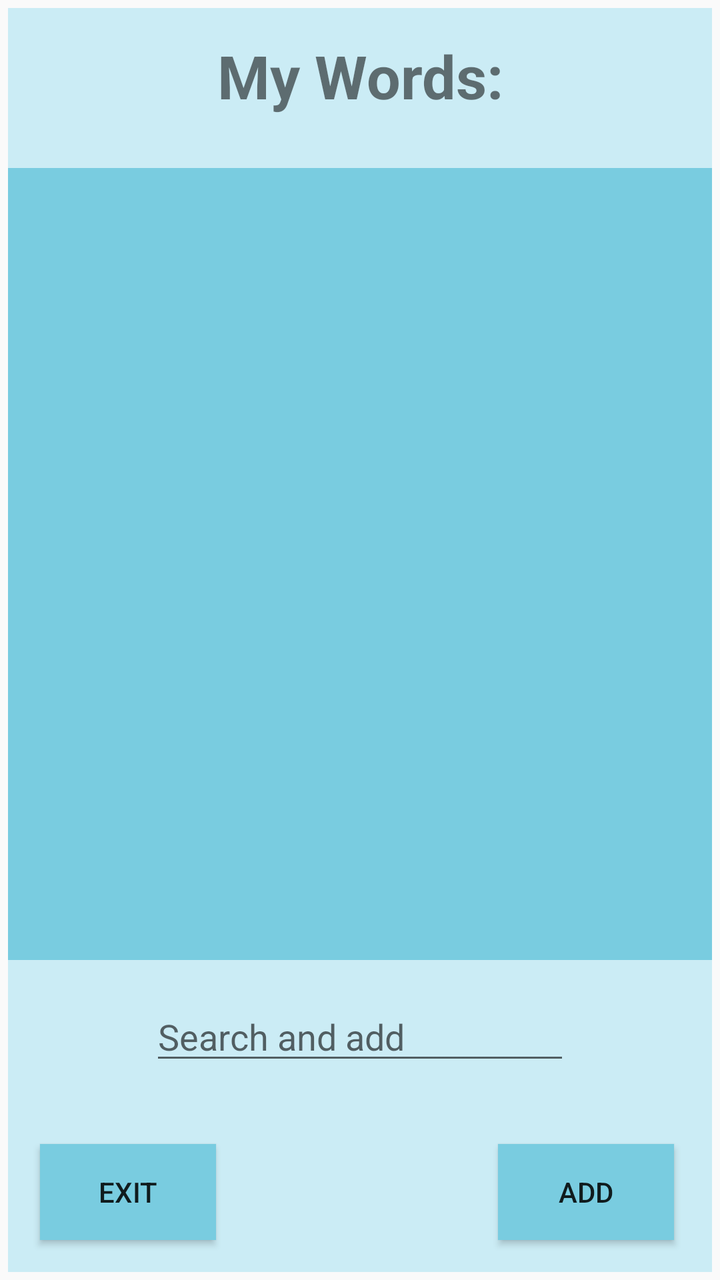
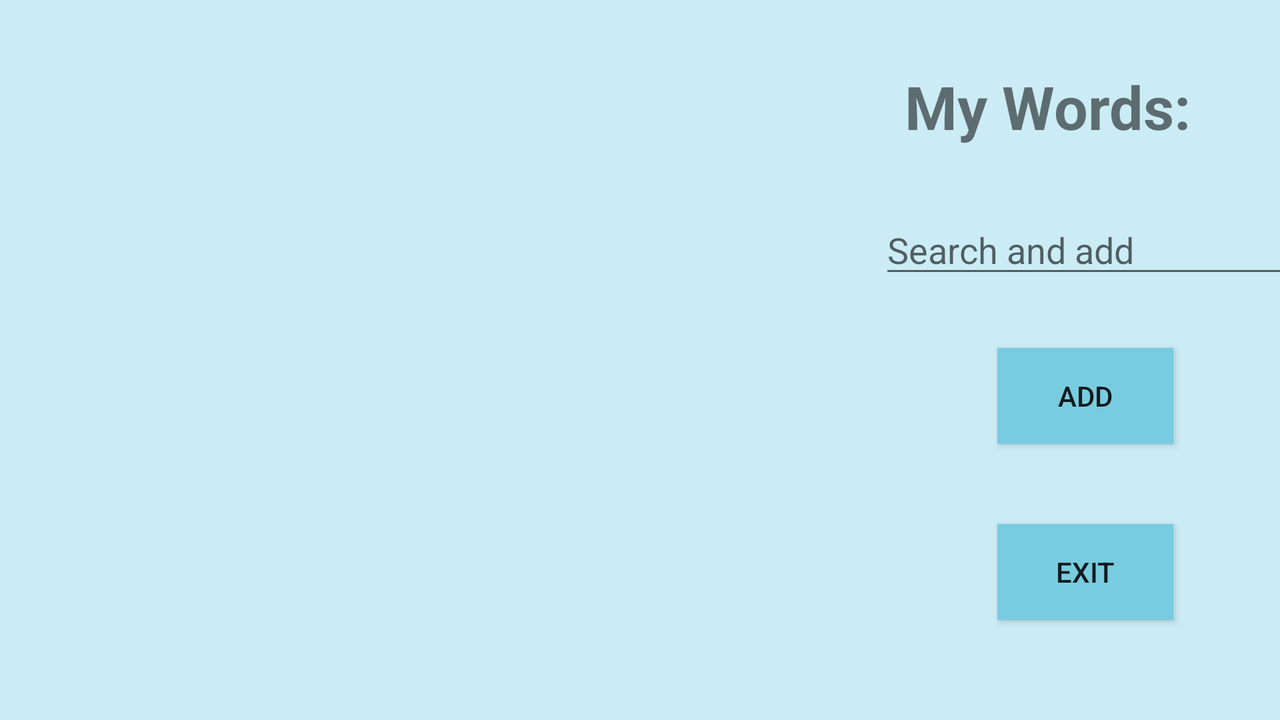

Compare how this app lays out the same screen by default and in its alternative resource folder. The renders come first, then the two layout files and the values they reference.
<!-- AndroidManifest.xml: application theme AppTheme -->
<!-- res/layout/activity_list.xml -->
<?xml version="1.0" encoding="utf-8"?>
<androidx.constraintlayout.widget.ConstraintLayout xmlns:android="http://schemas.android.com/apk/res/android"
    xmlns:app="http://schemas.android.com/apk/res-auto"
    xmlns:tools="http://schemas.android.com/tools"
    android:layout_width="match_parent"
    android:layout_height="match_parent"
    tools:context=".activities.ListActivity"
    android:background="@color/colorBackground"
    android:layout_margin="4dp" >

    <TextView
        android:id="@+id/txtListTitle"
        android:layout_width="wrap_content"
        android:layout_height="wrap_content"
        android:layout_alignParentTop="true"
        android:layout_centerHorizontal="true"
        android:layout_marginBottom="16dp"
        android:text="@string/my_words"
        android:textSize="30sp"
        android:textStyle="bold"
        app:layout_constraintBottom_toTopOf="@+id/recyclerView"
        app:layout_constraintEnd_toEndOf="parent"
        app:layout_constraintStart_toStartOf="parent"
        app:layout_constraintTop_toTopOf="parent"
        app:layout_constraintVertical_bias="0.581" />

    <androidx.recyclerview.widget.RecyclerView
        android:id="@+id/recyclerView"
        android:layout_width="393dp"
        android:layout_height="396dp"
        android:layout_marginTop="80dp"
        android:background="@color/colorBtn"
        android:padding="4dp"
        android:scrollbars="vertical"
        app:layout_constraintEnd_toEndOf="parent"
        app:layout_constraintStart_toStartOf="parent"
        app:layout_constraintTop_toTopOf="parent"
        tools:listitem="@layout/wordlearner_item" />

    <Button
        android:id="@+id/exitBtn"
        android:layout_width="wrap_content"
        android:layout_height="wrap_content"
        android:layout_alignParentStart="true"
        android:layout_alignParentBottom="true"
        android:layout_marginStart="16dp"
        android:layout_marginBottom="16dp"
        android:background="@color/colorBtn"
        android:text="@string/exit"
        app:layout_constraintBottom_toBottomOf="parent"
        app:layout_constraintStart_toStartOf="parent" />

    <Button
        android:id="@+id/addBtn"
        android:layout_width="wrap_content"
        android:layout_height="wrap_content"
        android:layout_alignParentStart="true"
        android:layout_alignParentBottom="true"
        android:layout_marginBottom="16dp"
        android:background="@color/colorBtn"
        android:text="@string/add"
        app:layout_constraintBottom_toBottomOf="parent"
        app:layout_constraintEnd_toEndOf="parent"
        app:layout_constraintHorizontal_bias="0.881"
        app:layout_constraintStart_toEndOf="@+id/exitBtn" />

    <EditText
        android:id="@+id/searchTxt"
        android:layout_width="wrap_content"
        android:layout_height="wrap_content"
        android:layout_marginTop="16dp"
        android:ems="10"
        android:inputType="textPersonName"
        android:hint="Search and add"
        app:layout_constraintBottom_toTopOf="@+id/exitBtn"
        app:layout_constraintEnd_toEndOf="parent"
        app:layout_constraintStart_toStartOf="parent"
        app:layout_constraintTop_toBottomOf="@+id/recyclerView"
        app:layout_constraintVertical_bias="0.0" />

</androidx.constraintlayout.widget.ConstraintLayout>
<!-- res/layout/wordlearner_item.xml (included above) -->
<?xml version="1.0" encoding="utf-8"?>
<RelativeLayout xmlns:android="http://schemas.android.com/apk/res/android"
    android:layout_width="match_parent"
    android:layout_height="wrap_content"
    xmlns:tools="http://schemas.android.com/tools"
    android:background="@color/colorBackground"

    >

    <ImageView
        android:id="@+id/picture"
        android:layout_width="100dp"
        android:layout_height="80dp"
        android:layout_alignParentStart="true"
        android:layout_marginStart="6dp"
        android:contentDescription="@string/defaultlogo"
        tools:srcCompat="@tools:sample/avatars" />

    <TextView
        android:id="@+id/txtNameOfTheWord"
        android:layout_width="wrap_content"
        android:layout_height="wrap_content"
        android:layout_alignParentTop="true"
        android:layout_toEndOf="@+id/picture"
        android:padding="10dp"
        android:text="@string/name_of_the_word"
        android:textSize="20sp"
        android:textStyle="bold" />

    <TextView
        android:id="@+id/txtPronoucing"
        android:layout_width="wrap_content"
        android:layout_height="wrap_content"
        android:layout_below="@+id/txtNameOfTheWord"
        android:layout_toEndOf="@+id/picture"
        android:padding="10dp"
        android:text="@string/pronoucing"
        android:textSize="15sp" />

    <TextView
        android:id="@+id/txtListRating"
        android:layout_width="78dp"
        android:layout_height="80dp"
        android:layout_alignParentEnd="true"
        android:layout_marginStart="55dp"
        android:layout_marginEnd="30dp"
        android:gravity="center"
        android:text="@string/defaultRating"
        android:textStyle="bold"
        android:textSize="20sp" />

</RelativeLayout>
<!-- resources referenced by this layout -->
<resources>
  <color name="colorBackground">#CBECF5</color>
  <color name="colorBtn">#79CCE0</color>
  <string name="add">ADD</string>
  <string name="defaultRating">0.0</string>
  <string name="defaultlogo">defaultLogo</string>
  <string name="exit">EXIT</string>
  <string name="my_words">My Words:</string>
  <string name="name_of_the_word">Name of the word</string>
  <style name="AppTheme" parent="Theme.AppCompat.Light.DarkActionBar">
          
          <item name="colorPrimary">@color/colorPrimary</item>
          <item name="colorPrimaryDark">@color/colorPrimaryDark</item>
          <item name="colorAccent">@color/colorAccent</item>
          <item name="android:navigationBarColor">#79CCE0</item>
      </style>
  <color name="colorPrimary">#79CCE0</color>
  <color name="colorPrimaryDark">#79CCE0</color>
  <color name="colorAccent">#D81B60</color>
</resources>
<!-- res/layout-land/activity_list.xml (the repository's variant of the layout above) -->
<!-- drawn on the phone turned sideways -->
<?xml version="1.0" encoding="utf-8"?>
<androidx.constraintlayout.widget.ConstraintLayout xmlns:android="http://schemas.android.com/apk/res/android"
    xmlns:app="http://schemas.android.com/apk/res-auto"
    xmlns:tools="http://schemas.android.com/tools"
    android:layout_width="match_parent"
    android:layout_height="match_parent"
    tools:context=".activities.ListActivity"
    android:background="@color/colorBackground" >

    <androidx.recyclerview.widget.RecyclerView
        android:id="@+id/recyclerView"
        android:layout_width="424dp"
        android:layout_height="322dp"
        android:layout_marginStart="12dp"
        android:padding="4dp"
        android:scrollbars="vertical"
        app:layout_constraintBottom_toBottomOf="parent"
        app:layout_constraintEnd_toEndOf="parent"
        app:layout_constraintHorizontal_bias="0.05"
        app:layout_constraintStart_toStartOf="parent"
        app:layout_constraintTop_toTopOf="parent"
        app:layout_constraintVertical_bias="0.179"
        tools:listitem="@layout/wordlearner_item" />

    <TextView
        android:id="@+id/txtMainHeading"
        android:layout_width="180dp"
        android:layout_height="44dp"
        android:layout_marginTop="28dp"
        android:layout_toEndOf="@+id/recyclerView"
        android:text="@string/my_words"
        android:textSize="30sp"
        android:textStyle="bold"
        app:layout_constraintBottom_toTopOf="@+id/searchTxt"
        app:layout_constraintEnd_toEndOf="parent"
        app:layout_constraintHorizontal_bias="0.45"
        app:layout_constraintStart_toEndOf="@+id/recyclerView"
        app:layout_constraintTop_toTopOf="parent"
        app:layout_constraintVertical_bias="0.161" />

    <Button
        android:id="@+id/exitBtn"
        android:layout_width="wrap_content"
        android:layout_height="wrap_content"
        android:layout_alignParentBottom="true"
        android:layout_marginBottom="36dp"
        android:layout_toEndOf="@+id/recyclerView"
        android:background="@color/colorBtn"
        android:text="@string/exit"
        app:layout_constraintBottom_toBottomOf="parent"
        app:layout_constraintEnd_toEndOf="parent"
        app:layout_constraintHorizontal_bias="0.494"
        app:layout_constraintStart_toEndOf="@+id/recyclerView"
        android:onClick="exitBtn"
        app:layout_constraintTop_toBottomOf="@+id/txtMainHeading"
        app:layout_constraintVertical_bias="0.929" />

    <Button
        android:id="@+id/button"
        android:layout_width="wrap_content"
        android:layout_height="wrap_content"
        android:layout_marginBottom="40dp"
        android:background="@color/colorBtn"
        android:text="@string/add"
        app:layout_constraintBottom_toTopOf="@+id/exitBtn"
        app:layout_constraintEnd_toEndOf="parent"
        app:layout_constraintHorizontal_bias="0.494"
        app:layout_constraintStart_toEndOf="@+id/recyclerView"
        android:onClick="addBtn"
        />

    <EditText
        android:id="@+id/searchTxt"
        android:layout_width="wrap_content"
        android:layout_height="wrap_content"
        android:layout_marginBottom="216dp"
        android:ems="10"
        android:hint="Search and add"
        android:inputType="textPersonName"
        app:layout_constraintBottom_toBottomOf="parent"
        app:layout_constraintEnd_toEndOf="parent"
        app:layout_constraintHorizontal_bias="0.417"
        app:layout_constraintStart_toEndOf="@+id/recyclerView" />


</androidx.constraintlayout.widget.ConstraintLayout>
